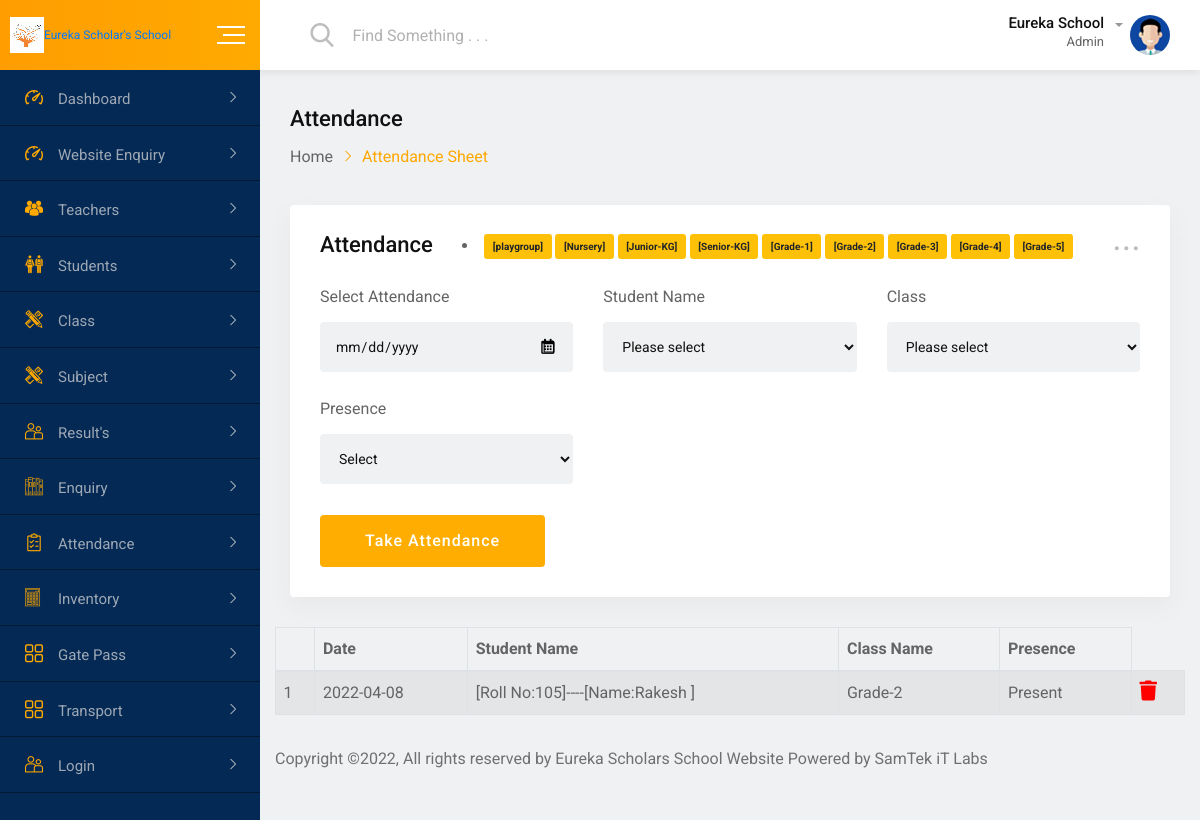
The page /attendance-grade2.php on the database its author committed.
### tables this page shows
CREATE TABLE `sattendance` (
  `atid` int(200) NOT NULL,
  `date` varchar(100) NOT NULL,
  `StudentName` varchar(200) NOT NULL,
  `ClassName` varchar(200) NOT NULL,
  `presence` varchar(200) NOT NULL
);

### attendance-grade2.php (the view, shortened to what this page needs)
<?php include 'db.php';
?>
<!doctype html>
<html class="no-js" lang="">
<head>
    <link rel="stylesheet" href="css/normalize.css">
    <link rel="stylesheet" href="css/main.css">
    <link rel="stylesheet" href="css/bootstrap.min.css">
    <link rel="stylesheet" href="css/all.min.css">
    <link rel="stylesheet" href="fonts/flaticon.css">
    <link rel="stylesheet" href="css/fullcalendar.min.css">
    <link rel="stylesheet" href="css/animate.min.css">
    <link rel="stylesheet" href="style.css">
</head>
<body>
    <div id="wrapper" class="wrapper bg-ash">
        <div class="navbar navbar-expand-md header-menu-one bg-light">
            <div class="nav-bar-header-one">
                <div class="header-logo">
                    <a href="index1.php">
                        <img src="img/icon.png" alt="logo"><span style="font-size:1vw","color:red;">Eureka Scholar's School</span>
                     </a>
                </div>
                <div class="toggle-button sidebar-toggle">
                    <button type="button" class="item-link">
                        <span class="btn-icon-wrap">
                            <span></span>
                            <span></span>
                            <span></span>
                        </span>
                    </button>
                </div>
            </div>
            <div class="header-main-menu collapse navbar-collapse" id="mobile-navbar">
                <ul class="navbar-nav">
                    <li class="navbar-item header-search-bar">
                        <div class="input-group stylish-input-group">
                            <span class="input-group-addon">
                                <button type="submit">
                                    <span class="flaticon-search" aria-hidden="true"></span>
                            </button>
                            </span>
                            <input type="text" class="form-control" placeholder="Find Something . . .">
                        </div>
                    </li>
                </ul>
                <ul class="navbar-nav">
                    <li class="navbar-item dropdown header-admin">
                        <a class="navbar-nav-link dropdown-toggle" href="#" role="button" data-toggle="dropdown" aria-expanded="false">
                            <div class="admin-title">
                                <h5 class="item-title">Eureka School</h5>
                                <span>Admin</span>
                            </div>
                            <div class="admin-img">
                                <img src="img/figure/admin.jpg" alt="Admin">
                            </div>
                        </a>
                    </li>
                     </div>
                        </div>
            </div>
        <div class="dashboard-page-one">
            <div class="sidebar-main sidebar-menu-one sidebar-expand-md sidebar-color">
                <div class="sidebar-menu-content">
                    <ul class="nav nav-sidebar-menu sidebar-toggle-view">
                        <li class="nav-item sidebar-nav-item">
                            <a href="index1.php" class="nav-link"><i class="flaticon-dashboard"></i><span>Dashboard</span></a>
                        </li>
						<li class="nav-item sidebar-nav-item">
                            <a href="enquiry.php" class="nav-link"><i class="flaticon-dashboard"></i><span>Website Enquiry</span></a>
                         </li>
						<li class="nav-item sidebar-nav-item">
                            <a href="#" class="nav-link"><i
                                    class="flaticon-multiple-users-silhouette"></i><span>Teachers</span></a>
                        </li>
                        <li class="nav-item sidebar-nav-item">
                            <a href="#" class="nav-link"><i class="flaticon-classmates"></i><span>Students</span></a>
                        </li>
                        <li class="nav-item sidebar-nav-item">
                            <a href="#" class="nav-link"><i
                                    class="flaticon-maths-class-materials-cross-of-a-pencil-and-a-ruler"></i><span>Class</span></a>
                        </li>
						<li class="nav-item sidebar-nav-item">
                            <a href="#" class="nav-link"><i
                                    class="flaticon-maths-class-materials-cross-of-a-pencil-and-a-ruler"></i><span>Subject</span></a>
                        </li>
                        <li class="nav-item sidebar-nav-item">
                            <a href="#" class="nav-link"><i class="flaticon-couple"></i><span>Result's</span></a>
                        </li>
                        <li class="nav-item sidebar-nav-item">
                            <a href="#" class="nav-link"><i class="flaticon-books"></i><span>Enquiry</span></a>
                        </li>
						<li class="nav-item sidebar-nav-item">
                            <a href="#" class="nav-link"><i class="flaticon-shopping-list"></i><span>Attendance</span></a>
                        </li>
                        <li class="nav-item sidebar-nav-item">
                            <a href="#" class="nav-link"><i class="flaticon-technological"></i><span>Inventory</span></a>
                        </li>
                        <li class="nav-item sidebar-nav-item">
                            <a href="#" class="nav-link"><i class="flaticon-menu-1"></i><span>Gate Pass</span></a>
                        </li>
                        <li class="nav-item sidebar-nav-item">
                            <a href="#" class="nav-link"><i class="flaticon-menu-1"></i><span>Transport</span></a>
                        </li>
                        <li class="nav-item sidebar-nav-item">
                            <a href="#" class="nav-link"><i class="flaticon-couple"></i><span>Login</span></a>
                        </li>
                    </ul>
                </div>
            </div>
            <div class="dashboard-content-one">
                <div class="breadcrumbs-area">
                    <h3>Attendance</h3>
                    <ul>
                        <li>
                            <a href="index1.php">Home</a>
                        </li>
                        <li>Attendance Sheet</li>
                    </ul>
                </div>
                <div class="row">
                    <div class="col-4-xxxl col-12">
                        <div class="card height-auto">
                            <div class="card-body">
                                <div class="heading-layout1">
                                    <div class="item-title">
                                        <h3>Attendance</h3>
                                    </div>
								<li>
									<a href="attendance-playgroup.php"><button class="btn btn-warning b"><b>[playgroup]</b></button></a>
                                    <a href="attendance-nursery.php"><button class="btn btn-warning b"><b>[Nursery]</b></button></a>
                                    <a href="attendance-juniorkg.php"><button class="btn btn-warning b"><b>[Junior-KG]</b></button></a>
                                    <a href="attendance-seniorkg.php"><button class="btn btn-warning b"><b>[Senior-KG]</b></button></a>
                                    <a href="attendance-grade1.php"><button class="btn btn-warning b"><b>[Grade-1]</b></button></a>
                                    <a href="attendance-grade2.php"><button class="btn btn-warning b"><b>[Grade-2]</b></button></a>
                                    <a href="attendance-grade3.php"><button class="btn btn-warning b"><b>[Grade-3]</b></button></a>
                                    <a href="attendance-grade4.php"><button class="btn btn-warning b"><b>[Grade-4]</b></button></a>
                                    <a href="attendance-grade5.php"><button class="btn btn-warning b"><b>[Grade-5]</b></button></a>
                                </li>
                                    <div class="dropdown">
                                        <a class="dropdown-toggle" href="#" role="button" data-toggle="dropdown" aria-expanded="false">...</a>
                                    </div>
                                </div>
                                <form class="new-added-form" method="post" enctype="multipart/form-data">
                                    <div class="row">
											<div class="col-xl-4 col-lg-6 col-12 form-group">
												<label>Select Attendance</label>
												<input type="date" placeholder="dd/mm/yyyy" name="date" class="form-control air-datepicker" data-position='bottom right'>
												<i class="far fa-calendar-alt"></i>
                                </div>
                                    <div class="col-xl-4 col-lg-6 col-12 form-group">
										<label>Student Name</label>
												<div class="col-sm-18">
                                            <select name="StudentName" class="form-control">
												<option value="">Please select</option>
											</select>
                                        </div>
									</div>
									<div class="col-xl-4 col-lg-6 col-12 form-group">
										<label>Class</label>
										<select name="ClassName" class="form-control">
											<option value="">Please select</option>
										</select>
									</div>
									<div class="col-xl-4 col-lg-6 col-12 form-group">
										<label>Presence</label>
										<select name="presence" class="form-control">
											<option value="">Select</option>
										</select>
									</div>
                                         <div class="col-12 form-group mg-t-8">
                                            <button type="submit" name="submit" value="submit" class="btn-fill-lg btn-gradient-yellow btn-hover-bluedark">Take Attendance</button>
                                        </div>
                                    </div>
                                </form>
                            </div>
                        </div>
                    </div>
					<div class="table-responsive">
                                     <table class="table table-striped table-bordered zero-configuration" >
                                         <thead>
                                            <tr>
											<th></th>
                                            <th>Date</th>
                                            <th>Student Name</th>
                                            <th>Class Name</th>
											<th>Presence</th>
                                            </tr>
                                        </thead>
										 <?php
											  $i=1;
											  $results1 = mysqli_query($conn, "select * from sattendance where ClassName='Grade-2'");
											  while ($row1 = mysqli_fetch_array($results1)) {
											  ?>
                                        <tbody id="geeks">
                                            <tr>
                                                <td><?php echo $i; ?></td>
												  <td><?php echo $row1['date' ];?> </td>
												  <td><?php echo $row1['StudentName'];?></td>
												  <td><?php echo $row1['ClassName'];?></td>
												  <td><?php echo $row1['presence'];?></td>
                                                  <td>
                                           <a href="playgroup-attendance-delete.php?playid=<?php echo $row1['atid']; ?>" ><i class="fa fa-trash" onclick="doconfirm()" style="font-size: 20px;color: red;" ></i></a></td>
													<?php $i++;  } ?>
                                            </tr>
                                        </tbody>
                                     </table>
                                </div>
                <footer class="footer-wrap-layout1">
                    <div class="copyright">Copyright ©2022, All rights reserved by Eureka Scholars School Website Powered by SamTek iT Labs</a></div>
                </footer>
            </div>
        </div>
    </div>
</body>
</html>

### css/main.css (style rules this page uses)
html { color: #222; font-size: 1em; line-height: 1.4; }
audio, canvas, iframe, img, svg, video { vertical-align: middle; }

### rows shown on the page
sattendance: date "2022-04-08", StudentName "[Roll No:105]----[Name:Rakesh ]", ClassName "Grade-2", presence "Present"
